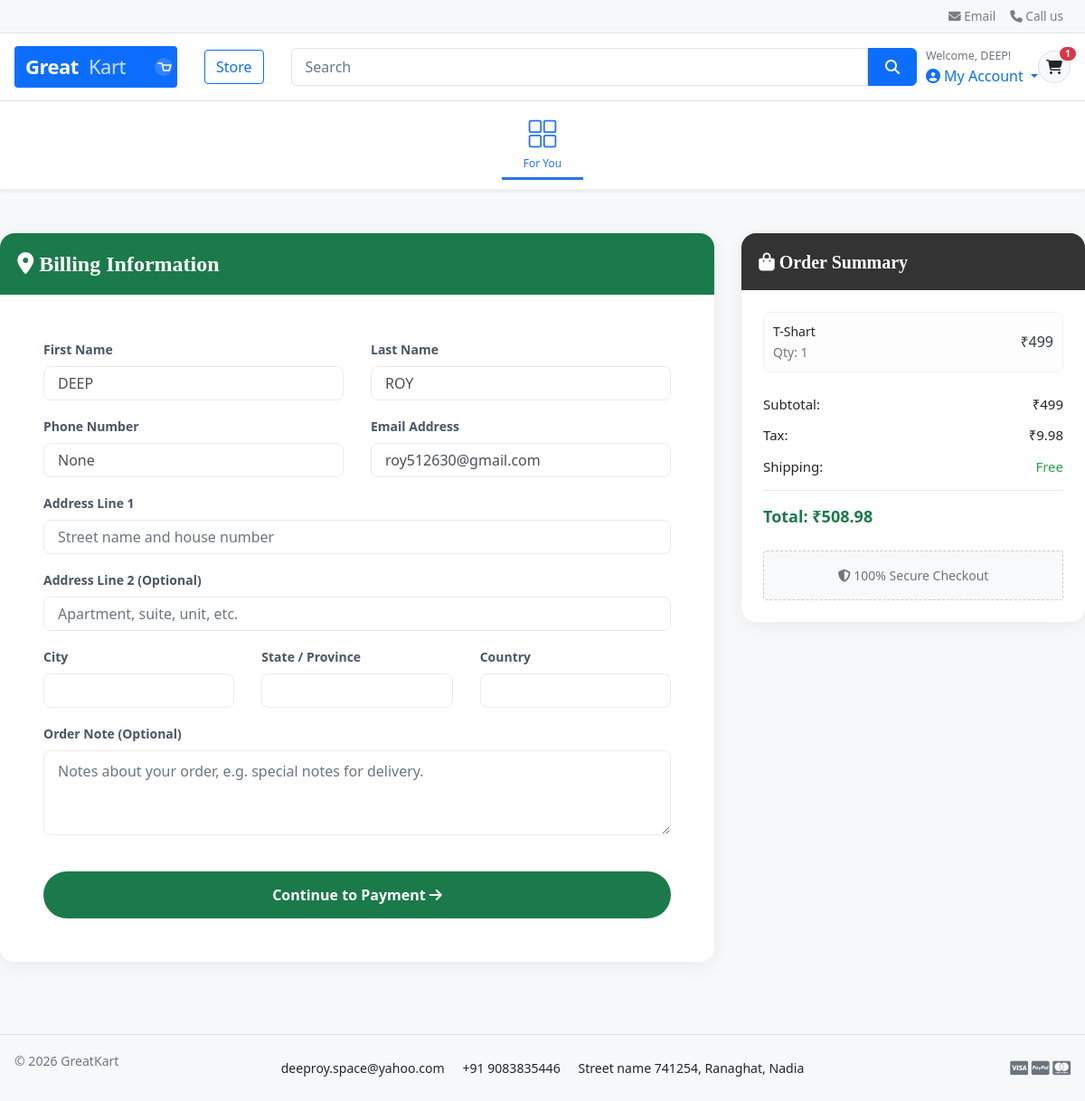
The app's page /store/checkout/ (signed in), older data.
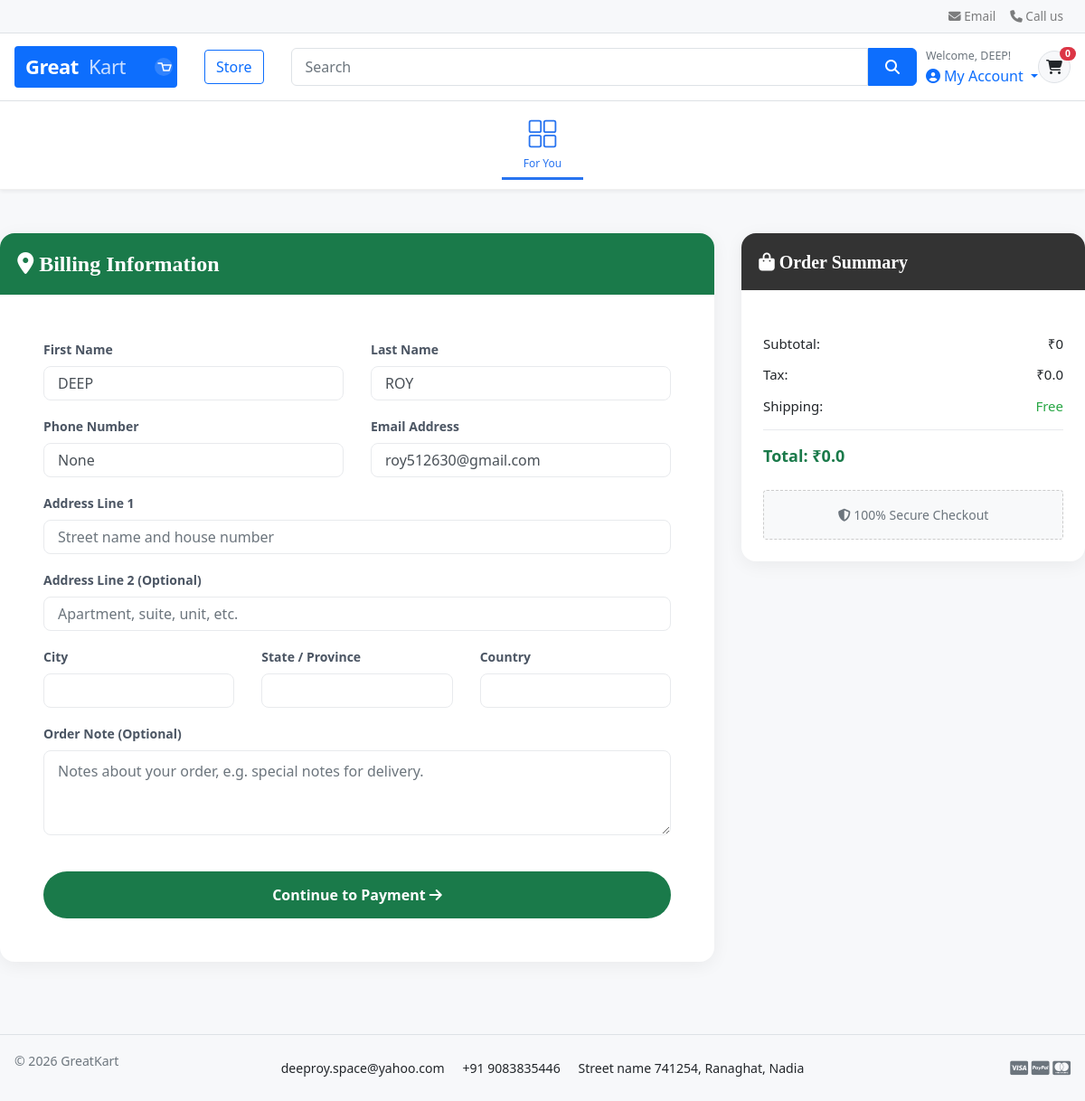
The same page, newer data.
### accounts/models.py (models this page shows, shortened)
class Account(AbstractUser):
    first_name = models.CharField(max_length=50)
    last_name = models.CharField(max_length=50)
    username = models.CharField(max_length=50, unique=True)
    email = models.EmailField(unique=True)
    phone_number = models.CharField(max_length=50, blank=True, null=True)
    date_joined = models.DateTimeField(auto_now_add=True)  # ✅ Fixed typo
    last_login = models.DateTimeField(auto_now=True)
    is_admin = models.BooleanField(default=False)
    is_staff = models.BooleanField(default=False)
    is_active = models.BooleanField(default=True)
    is_superadmin = models.BooleanField(default=False)
    USERNAME_FIELD = 'email'
    REQUIRED_FIELDS = ['username', 'first_name', 'last_name']
    objects = MyAccountManager()

### carts/models.py (models this page shows, shortened)
class CartItem(models.Model):
    user = models.ForeignKey('accounts.Account', on_delete=models.CASCADE, null=True, blank=True)
    product = models.ForeignKey('store.Product', on_delete=models.CASCADE)
    variations = models.ManyToManyField('store.Variation', blank=True)
    cart = models.ForeignKey(Cart, on_delete=models.CASCADE, null=True, blank=True)  # ← null=True যোগ করো
    quantity = models.IntegerField()
    is_active = models.BooleanField(default=True)
    def sub_total(self):
        return self.product.price * self.quantity

### store/models.py (models this page shows, shortened)
class Product(models.Model):
    name = models.CharField(max_length=200, unique=True)
    slug = models.SlugField(max_length=200, unique=True)
    price = models.IntegerField()
    description = models.TextField(max_length=500, blank=True)
    image = models.ImageField(upload_to='photos/products', blank=True)
    stock = models.IntegerField()
    is_available = models.BooleanField(default=True)
    category = models.ForeignKey('category.Category', on_delete=models.CASCADE)
    created_date = models.DateTimeField(auto_now_add=True)
    updated_date = models.DateTimeField(auto_now=True)

### store/views.py (the view)
# urls.py: path('checkout/', views.checkout, name='checkout'),
@login_required(login_url='accounts_login')
def checkout(request, total=0, quantity=0, cart_items=None):
    try:
        if request.user.is_authenticated:
            cart_items = CartItem.objects.filter(user=request.user, is_active=True)
        else:
            cart = Cart.objects.get(cart_id=_cart_id(request))
            cart_items = CartItem.objects.filter(cart=cart, is_active=True)
        for cart_item in cart_items:
            total += (cart_item.product.price * cart_item.quantity)
            quantity += cart_item.quantity
        tax = (2 * total) / 100
        grand_total = total + tax
    except ObjectDoesNotExist:
        pass
    context = {
        'total': total,
        'quantity': quantity,
        'cart_items': cart_items,
        'tax': tax,
        'grand_total': grand_total,
    }
    return render(request, 'store/checkout.html', context)

### carts/context_processors.py (called while the page is built, shortened)
def counter(request):
    cart_count = 0
    try:
        if request.user.is_authenticated:
            cart_items = CartItem.objects.filter(user=request.user, is_active=True)
        cart_count = sum(item.quantity for item in cart_items)
    except Cart.DoesNotExist:
        cart_count = 0
    except Exception:
        cart_count = 0
    return {'cart_count': cart_count}

### category/context_processors.py (called while the page is built)
def menu_links(request):
    links = Category.objects.all()
    return {'links': links}

### templates/store/checkout.html (shortened to what this page needs)
{% extends 'base.html' %}
{% block content %}
<div class="container checkout-section">
  <div class="row g-4">
    <div class="col-lg-8">
      <div class="card card-custom">
        <div class="card-header card-header-custom">
          <h4><i class="fas fa-map-marker-alt me-2"></i> Billing Information</h4>
        </div>
        <div class="card-body p-4 p-lg-5">
          <form method="post" action="{% url 'store:place_order' %}" novalidate>
            <div class="row">
              <div class="col-md-6 mb-3">
                <label class="form-label">First Name</label>
                <input type="text" name="first_name" class="form-control" value="{{ user.first_name }}" required>
              </div>
              <div class="col-md-6 mb-3">
                <label class="form-label">Last Name</label>
                <input type="text" name="last_name" class="form-control" value="{{ user.last_name }}" required>
              </div>
            </div>
            <div class="row">
              <div class="col-md-6 mb-3">
                <label class="form-label">Phone Number</label>
                <input type="text" name="phone" class="form-control" value="{{ user.phone_number }}" required>
              </div>
              <div class="col-md-6 mb-3">
                <label class="form-label">Email Address</label>
                <input type="email" name="email" class="form-control" value="{{ user.email }}" required>
              </div>
            </div>
            <div class="mb-3">
              <label class="form-label">Address Line 1</label>
              <input type="text" name="address_line_1" class="form-control" placeholder="Street name and house number" required>
            </div>
            <div class="mb-3">
              <label class="form-label">Address Line 2 (Optional)</label>
              <input type="text" name="address_line_2" class="form-control" placeholder="Apartment, suite, unit, etc.">
            </div>
            <div class="row">
              <div class="col-md-4 mb-3">
                <label class="form-label">City</label>
                <input type="text" name="city" class="form-control" required>
              </div>
              <div class="col-md-4 mb-3">
                <label class="form-label">State / Province</label>
                <input type="text" name="state" class="form-control" required>
              </div>
              <div class="col-md-4 mb-3">
                <label class="form-label">Country</label>
                <input type="text" name="country" class="form-control" required>
              </div>
            </div>
            <div class="mb-4">
              <label class="form-label">Order Note (Optional)</label>
              <textarea name="order_note" class="form-control" rows="3" placeholder="Notes about your order, e.g. special notes for delivery."></textarea>
            </div>
            <button type="submit" class="btn btn-payment">Continue to Payment <i class="fas fa-arrow-right ms-2"></i></button>
          </form>
        </div>
      </div>
    </div>
    <div class="col-lg-4">
      <div class="card card-custom">
        <div class="card-header card-header-custom" style="background-color: #333 !important;">
          <h5><i class="fas fa-shopping-bag me-2"></i> Order Summary</h5>
        </div>
        <div class="card-body p-4">
          <div class="product-summary-list mb-4">
            {% for cart_item in cart_items %}
            <div class="product-list-item d-flex justify-content-between align-items-center">
              <div>
                <span class="fw-bold d-block" style="font-size: 14px;">{{ cart_item.product.name }}</span>
                <small class="text-muted">Qty: {{ cart_item.quantity }}</small>
              </div>
              <span class="fw-bold text-dark">₹{{ cart_item.sub_total }}</span>
            </div>
            {% endfor %}
          </div>
          <div class="summary-item">
            <span>Subtotal:</span>
            <span>₹{{ total }}</span>
          </div>
          <div class="summary-item">
            <span>Tax:</span>
            <span>₹{{ tax }}</span>
          </div>
          <div class="summary-item">
            <span>Shipping:</span>
            <span class="text-success">Free</span>
          </div>
          <div class="summary-total">
            <span>Total:</span>
            <span>₹{{ grand_total }}</span>
          </div>
          <div class="mt-4 p-3 bg-light rounded text-center" style="border: 1px dashed #ccc;">
            <p class="small text-muted mb-0"><i class="fas fa-shield-alt me-1"></i> 100% Secure Checkout</p>
          </div>
        </div>
      </div>
    </div>
  </div>
</div>
{% endblock %}

### templates/base.html (shortened to what this page needs)
{% load static %}
<!DOCTYPE HTML>
<html lang="en">
<head>
<link href="{% static 'css/bootstrap.css' %}" rel="stylesheet" type="text/css"/>
<link href="{% static 'fonts/fontawesome/css/all.min.css' %}" type="text/css" rel="stylesheet">
<link href="{% static 'css/ui.css' %}" rel="stylesheet" type="text/css"/>
<link href="{% static 'css/responsive.css' %}" rel="stylesheet" media="only screen and (max-width: 1200px)" />
<link href="{% static 'css/home.css' %}" rel="stylesheet" type="text/css"/>
</head>
<body>
{% include 'includes/navbar.html' %}
{% block content %}
{% endblock %}
{% include 'includes/footer.html' %}

### templates/includes/navbar.html (shortened to what this page needs)
{% load static %}
<header class="section-header">
  <nav class="navbar p-md-0 navbar-expand-sm navbar-light border-bottom">
<div class="container d-flex justify-content-between align-items-center">
      <div class="collapse navbar-collapse flex-grow-1 justify-content-end" id="navbarTop4">
        <ul class="navbar-nav">
          <li><a href="mailto:info@greatkart.com" class="nav-link"><i class="fa fa-envelope"></i> Email</a></li>
          <li><a href="tel:+880123456789" class="nav-link"><i class="fa fa-phone"></i> Call us</a></li>
        </ul>
      </div>
    </div>
  </nav>
<section class="header-main border-bottom">
  <div class="container">
    <div class="row align-items-center g-2">
      <div class="col-auto">
        <a href="{% url 'home' %}" class="brand-wrap">
          <img class="logo" src="{% static 'images/logo.svg' %}" alt="GreatKart Logo">
        </a>
      </div>
      <div class="col-auto">
        <a href="{% url 'store:store' %}" class="btn btn-outline-primary">Store</a>
      </div>
      <div class="col">
        <form action="{% url 'store:store' %}" method="GET" class="search">
          <div class="input-group">
            <input type="text" name="keyword" class="form-control" placeholder="Search">
            <button class="btn btn-primary" type="submit">
              <i class="fa fa-search"></i>
            </button>
          </div>
        </form>
      </div>
      <div class="col-auto">
        <div class="d-flex align-items-center gap-3" style="margin-left: -20px;">
          <div class="widget-header">
            {% if request.user.is_authenticated %}
              <small class="title text-muted d-block">Welcome, {{ request.user.first_name }}!</small>
              <div class="dropdown">
                <a href="#" class="dropdown-toggle" data-toggle="dropdown" style="text-decoration:none;">
                  <i class="fa fa-user-circle"></i> My Account
                </a>
              </div>
            {% endif %}
          </div>
          <a href="{% url 'carts:cart' %}" class="widget-header">
            <div class="icon icon-sm rounded-circle border"><i class="fa fa-shopping-cart"></i></div>
            <span class="badge badge-pill badge-danger notify">{{ cart_count }}</span>
          </a>
        </div>
      </div>
    </div>
  </div>
</section>
  <nav class="category-bar">
    <div class="container-fluid">
      <div class="category-scroll">
        <a href="{% url 'store:store' %}" class="cat-item active">
          <div class="cat-icon">
          </div>
          <span>For You</span>
        </a>
      </div>
    </div>
  </nav>
</header>

### templates/includes/footer.html (shortened to what this page needs)
<footer class="section-footer border-top">
	<div class="container">
		<section class="footer-bottom row">
			<div class="col-md-2">
				<p class="text-muted"> &copy; 2026 GreatKart </p>
			</div>
			<div class="col-md-8 text-md-center">
				<span  class="px-2">deeproy.space@yahoo.com</span>
				<span  class="px-2">+91 9083835446</span>
				<span  class="px-2">Street name 741254, Ranaghat, Nadia</span>
			</div>
			<div class="col-md-2 text-md-right text-muted">
			</div>
		</section>
	</div></footer>

### GreatKart/static/css/ui.css (style rules this page uses)
:root { --primary: #0d6efd; --primary-dark:#0a58ca; --accent: #e63946; --text: #212529; --muted: #6c757d; --border: #dee2e6; --bg-light: #f8f9fa; --white: #ffffff; --radius: 6px; --shadow-sm: 0 1px 4px rgba(0,0,0,.08); --shadow: 0 4px 16px rgba(0,0,0,.12); --font: 'Segoe UI', system-ui, sans-serif; }
*, *::before, *::after { box-sizing: border-box; }
body { font-family: var(--font); color: var(--text); background: var(--white); margin: 0; padding: 0; }
a { color: var(--primary); text-decoration: none; }
.section-header { background: var(--white); }
.section-header .navbar { background: var(--bg-light); font-size: .85rem; border-bottom: 1px solid var(--border); }
.header-main { padding: 14px 0; background: var(--white); }
.brand-wrap .logo { height: 46px; width: auto; display: block; }
.search .form-control { border-radius: var(--radius) 0 0 var(--radius); border: 1.5px solid var(--border); height: 42px; }
.search .btn { border-radius: 0 var(--radius) var(--radius) 0; height: 42px; padding: 0 18px; }
.widget-header { display: flex; flex-direction: column; justify-content: center; position: relative; }
.widget-header .title { font-size: .78rem; }
.widget-header .icon { width: 36px; height: 36px; display: flex; align-items: center; justify-content: center; background: var(--bg-light); color: var(--text); transition: background .2s; }
.badge.notify { position: absolute; top: -4px; right: -6px; font-size: .65rem; min-width: 18px; padding: 2px 5px; }
.section-footer { background: var(--bg-light); padding: 18px 0; font-size: .88rem; }
.footer-bottom { align-items: center; }
.btn-primary { background: var(--primary); border-color: var(--primary); }
.btn-outline-primary { color: var(--primary); border-color: var(--primary); }

### GreatKart/static/css/responsive.css (style rules this page uses)
@media (max-width: 1200px) { .container { max-width: 100%; padding: 0 16px; } }

### templates/includes/navbar.html (style rules this page uses)
.category-bar { background: #fff; padding: 6px 0; border-bottom: 1px solid #f0f0f0; box-shadow: 0 2px 4px rgba(0,0,0,0.06); }
.category-scroll { display: flex; align-items: center; justify-content: center; overflow-x: auto; scrollbar-width: none; padding: 4px 0; }
.cat-item { display: flex; flex-direction: column; align-items: center; text-decoration: none; padding: 6px 20px; min-width: 90px; transition: all 0.2s; color: #212121; white-space: nowrap; border-bottom: 3px solid transparent; }
.cat-item.active { color: #2874f0; border-bottom: 3px solid #2874f0; font-weight: 600; }
.cat-item.active svg { stroke: #2874f0; }
.cat-icon { width: 40px; height: 40px; display: flex; align-items: center; justify-content: center; margin-bottom: 4px; }
.cat-item span { font-size: 12px; font-weight: 500; }

### templates/store/checkout.html (style rules this page uses)
:root { --primary-green: #1a7a4a; --hover-green: #155f39; --bg-light: #f7f8fa; --border-color: #e8eaed; }
body { background-color: var(--bg-light); }
.checkout-section { padding: 3rem 0 5rem; }
.card-custom { border: none; border-radius: 16px; box-shadow: 0 4px 20px rgba(0,0,0,0.06); background: #fff; overflow: hidden; }
.card-header-custom { background-color: var(--primary-green) !important; color: white !important; padding: 1.2rem; border: none; }
.card-header-custom h4, .card-header-custom h5 { margin: 0; font-family: 'Playfair Display', serif; font-weight: 600; }
.form-label { font-weight: 600; font-size: 14px; color: #4b5563; }
.form-control { border-radius: 8px; border: 1.5px solid var(--border-color); padding: 10px 15px; transition: all 0.2s; }
.btn-payment { background-color: var(--primary-green) !important; border: none; color: white !important; padding: 14px; border-radius: 50px; font-weight: 600; width: 100%; margin-top: 1rem; transition: all 0.3s; }
.summary-item { display: flex; justify-content: space-between; margin-bottom: 12px; font-size: 15px; }
.summary-total { border-top: 1px solid var(--border-color); padding-top: 15px; margin-top: 15px; font-size: 18px; font-weight: 700; color: var(--primary-green); }

Row changes from the older to the newer data that the page shows:
removed CartItem: product.name "T-Shart", quantity "1", sub_total "499"
Text that changed along with them:
{{ cart_count }}: "1" → "0"
{{ total }}: "499" → "0"
{{ tax }}: "9.98" → "0.0"
{{ grand_total }}: "508.98" → "0.0"
